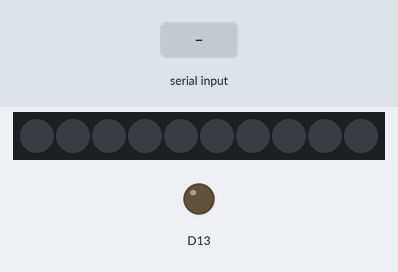
Recording of a sketch running on a simulated Adafruit Circuit Playground Express. Shown: 10 RGB LEDs in strip order, left to right, output pins drawn as LEDs (lit = HIGH). The test bench sets the inputs (shaded band). Dim RGB values are drawn brighter than linear.

Above: at 1.2 s.
1.3 s: "90,45\n" received over the second serial link
At 1.6 s:
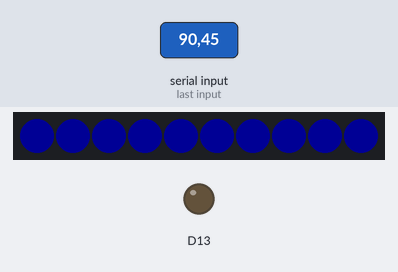
2.8 s: "30,150\n" received over the second serial link
At 4.0 s:
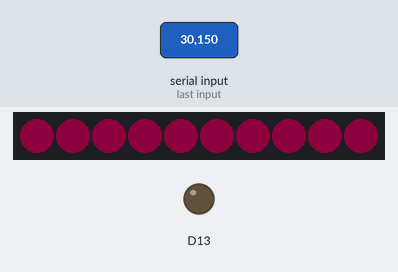
4.3 s: "200\n" received over the second serial link
At 5.1 s:
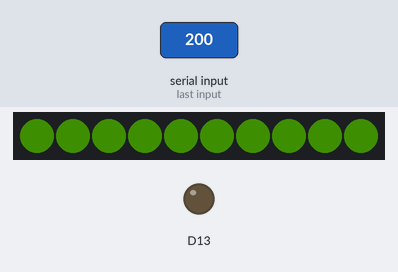
5.8 s: "90\n" received over the second serial link
At 6.3 s:
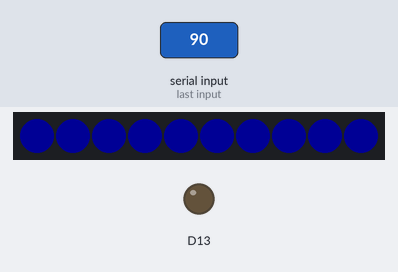
Timing chart, 0 to 8.3 s (numbered marks = the images above; inputs shaded):
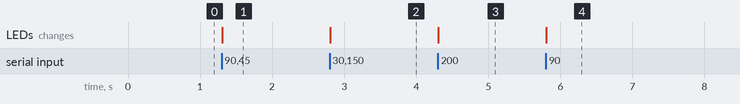

The sketch:

flower_head.ino
```cpp
#include <Adafruit_CircuitPlayground.h>

void setup() {
  // put your setup code here, to run once:
  CircuitPlayground.begin();
  Serial1.begin(115200);
}

// Set the current blossom position + led colour spectrum position
void set_bloom_level(int level) {
  for (int i = 0; i < 11; i++) {
    CircuitPlayground.setPixelColor(i, CircuitPlayground.colorWheel(level));
  }
  delay(10);
}

void loop() {
  if (Serial1.available()) {
    String input = Serial1.readStringUntil('\n');  // Read the line from the serial port
    Serial1.println(input);
    input.trim();

    int value = input.toInt();  // Convert the input string to an integer

    // Check if the conversion was successful
    if (input.length() > 0) {
      // Print the converted integer
      set_bloom_level(map(value, 0, 100, 260, 160));
    }
  }
}
```

Measured:
- after the input at 1.3 s, the LEDs: change at once (image 1)
- after the input at 2.8 s, the LEDs: change at once (image 2)
- after the input at 4.3 s, the LEDs: change at once (image 3)
- after the input at 5.8 s, the LEDs: change at once (image 4)
